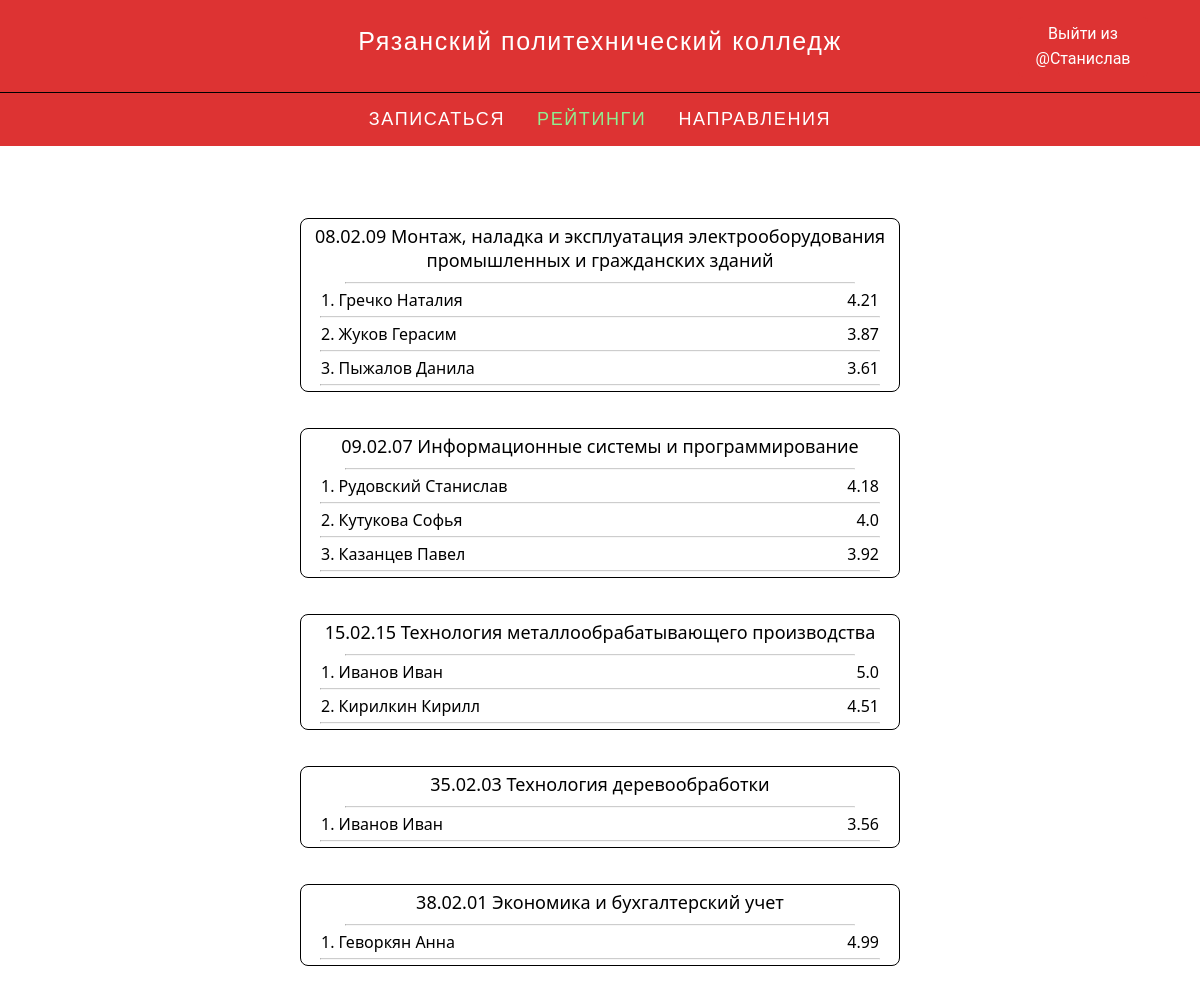
Screenshot of /ratings (signed in) with the database file from the repository.
### tables this page shows
CREATE TABLE abiturients ( 
	id                   integer NOT NULL  PRIMARY KEY autoincrement ,
	userID               integer     ,
	fname                varchar(100) NOT NULL    ,
	sname                varchar(100) NOT NULL    ,
	tname                varchar(100)     ,
	birthday             date NOT NULL    ,
	birthplace           text     ,
	country              text     ,
	FOREIGN KEY ( userID ) REFERENCES users( id ) ON DELETE CASCADE ON UPDATE CASCADE
 );

CREATE TABLE claims ( 
	id                   integer NOT NULL  PRIMARY KEY autoincrement ,
	abitID               integer NOT NULL    ,
	spec_id              text NOT NULL    ,
	schoolName           text NOT NULL    ,
	endDate              date NOT NULL    ,
	attestate            text NOT NULL    ,
	passPlace            text NOT NULL    ,
	livePlace            text     ,
	phone                text NOT NULL    ,
	army                 text  DEFAULT 'none'   ,
	lang                 text NOT NULL    ,
	healthGroup          text NOT NULL    ,
	needHostel           boolean NOT NULL    ,
	motherName           text     ,
	motherPhone          text     ,
	fatherName           text     ,
	fatherPhone          text     ,
	consents             boolean NOT NULL DEFAULT True   ,
	marksAverage 		 float not null default 2.0     ,
	FOREIGN KEY ( spec_id ) REFERENCES profs( spec_id ) ON DELETE CASCADE ON UPDATE CASCADE,
	FOREIGN KEY ( abitID ) REFERENCES abiturients( id ) ON DELETE CASCADE ON UPDATE CASCADE
 );

### app.py (the view)
@app.route('/ratings')
def ratings():
    rating = ENABLE_RATINGS
    if rating:
        temp = req("select profs.spec_id, profs.name, abiturients.fname, abiturients.sname, claims.marksAverage, claims.abitID from profs join claims on claims.spec_id=profs.rowid join abiturients on claims.abitID=abiturients.id order by profs.spec_id, claims.marksAverage desc ", False)
        specs = {}
        for i in temp:
            name = i[0]+' '+i[1]
            abname = i[3]+' '+i[2]
            if name in specs.keys():
                specs[name].append({'name': abname, 'avg': i[4], 'id': i[5]})
            else:
                specs[name] = [{'name': abname, 'avg': i[4], 'id':i[5]}]
        return render_template('ratings.html', ratings=rating, species=specs)
    else:
        return render_template('ratings.html', ratings=rating)

### app.py (called while the page is built)
def _c(f) -> list:
    r = []
    for i in f:
        r.append(i)
    return r

def req(sql: str, needCommit: bool = True) -> list:
    db = sqlite3.connect(DATABASE_WAY)
    c = db.cursor()
    if ';' in sql:
        temp = c.executescript(sql)
    else:
        temp = c.execute(sql)
    if needCommit:
        db.commit()
    return _c(temp)

### templates/ratings.html (shortened to what this page needs)
{% extends 'layout.html' %}
{% block body %}
{% if ratings %}
    <div class="mainholder">
    {% for spec in species.keys() %}
        <div class="grid">
            <span class="specname">{{ spec }}</span>
            <hr class="specname">
            {% for abit in species[spec] %}
                <div class="cell">
                    <div class="inner_cell">
                        <span>{{ loop.index }}.&nbsp;</span>
                        <span>{{ abit['name'] }}</span>
                        <span style="margin-left: auto;">{{ abit['avg'] }}</span>
                    </div>
                    <hr class="specname" style="color: lightgray; width: 100%;">
                </div>
            {% endfor %}
        </div>
    {% endfor %}
    </div>
{% endif %}
{% endblock body %}

### templates/layout.html (shortened to what this page needs)
<!DOCTYPE html>
<html lang="ru">
<head>
</head>
<body>
    {% block topper %}
    <header class="topper">
        <div class="topper_head">
            <div class="title_menu">
                <a href="/" class="title">
                    Рязанский политехнический колледж
                </a>
            </div>
            {% block topper_auth %}
            <div class="authorization_menu">
                {% if session.get('userName') %}
                <button class="menu_button_login" onclick="window.location.href='/logout'">
                    <span>Выйти из @{{ session.get('userName') }}</span>
                </button>
                {% endif %}
            </div>
            {% endblock topper_auth %}
        </div>
        <nav class="topper_bottom" role="navigation">
            <div class="menu_bottom">
                <ul class="bottom_menu">
                    <li>
                        <a href="/claim" class="topper_menu" id='claim'>
                            <span>Записаться</span>
                        </a>
                    </li>
                    <li>
                        <a href="/ratings" class="topper_menu" id='ratings'>
                            <span>Рейтинги</span>
                        </a>
                    </li>
                    <li>
                        <a href="/professions" class="topper_menu" id='professions'>
                            <span>Направления</span>
                        </a>
                    </li>
                </ul>
            </div>
        </nav>
    </header>
    {% endblock topper %}
    {% block body %}{% endblock body %}
</body>
</html>

### templates/layout.html (style rules this page uses)
body { margin: 0px; font-family: 'Segoe UI', Tahoma, Geneva, Verdana, sans-serif; display: flex; flex-direction: column; align-content: center; justify-content: center; overflow-y: scroll; transition: .5s; }
button { padding: 5px; background-color: white; border: 1px solid black; border-radius: 5px; margin: 20px; font-size: large; transition: 0.3s; }
.topper { position: sticky; top: -1px; padding-top: 1px; background-color: #dd3333; }
div.topper_head { font: 400 16px/1.56 Roboto, Open Sans, Arial, Helvetica, sans-serif; padding: 24px 32px; height: calc(1em * 1.71 + 64px); display: flex; flex-wrap: wrap; position: relative; align-items: center; box-sizing: border-box; justify-content: space-between; }
ul.bottom_menu { white-space: nowrap; display: -webkit-flex; display: flex; list-style-type: none; margin: 0; width: -webkit-fit-content; width: -moz-fit-content; width: fit-content; padding: 0 var(--body-padding); list-style: none; }
div.topper_head>nav, div.topper_head>div.authorization_menu { width: 170px; }
nav.topper_bottom { line-height: 28.26px; letter-spacing: 1.6px; font-size: 18px; contain: layout paint; box-sizing: border-box; font: 18px Montserrat, Verdana, sans-serif; letter-spacing: 1.6px; text-transform: uppercase; border-top: 1px solid black; }
div.menu_bottom { scrollbar-width: none; letter-spacing: 1.6px; position: relative; justify-content: center; display: flex; }
a.topper_menu { transition: color .3s; padding: 16px 16px; }
a { text-decoration: white; color: white; }
a.title { font: 25px/1.33 Montserrat, Verdana, sans-serif; letter-spacing: 1.6px; position: relative; height: 100%; display: table; white-space: normal; }
li { white-space: nowrap; display: flex; }
div.title_menu { display: flex; -webkit-align-items: center; align-items: center; height: 100%; }
div.authorization_menu { display: flex; -webkit-align-items: center; align-items: center; justify-content: end; height: 100%; }
button.menu_button_login, button.menu_button_reg { border: none; background-color: #dd3333; cursor: pointer; color: white; font: 400 16px/1.56 Roboto, Open Sans, Arial, Helvetica, sans-serif }

### templates/ratings.html (style rules this page uses)
div.mainholder { margin-top: 3vw; margin-bottom: 3vw; }
div.grid { display: flex; flex-direction: column; margin-left: 25%; margin-right: 25%; margin-top: 3vw; border: solid 1px black; border-radius: 8px; }
span.specname { text-align: center; font-size: large; margin: 5px; }
hr.specname { width: 85%; margin: 5px; align-self: center; transform: scaleY(0.5); }
div.cell { display: flex; flex-direction: column; padding-left: 20px; padding-right: 20px; }
div.inner_cell { display: flex; flex-direction: row; }

### rows the page displays
abiturients: get "Станислав"
claims: name "Гречко Наталия", avg "4.21"
claims: name "Жуков Герасим", avg "3.87"
claims: name "Пыжалов Данила", avg "3.61"
claims: name "Рудовский Станислав", avg "4.18"
claims: name "Кутукова Софья", avg "4.0"
claims: name "Казанцев Павел", avg "3.92"
claims: name "Иванов Иван", avg "5.0"
claims: name "Кирилкин Кирилл", avg "4.51"
claims: name "Иванов Иван", avg "3.56"
claims: name "Геворкян Анна", avg "4.99"

### other values shown
{{ spec }} "08.02.09 Монтаж, наладка и эксплуатация электрооборудования промышленных и гражданских зданий" "09.02.07 Информационные системы и программирование" "15.02.15 Технология металлообрабатывающего производства" "35.02.03 Технология деревообработки" "38.02.01 Экономика и бухгалтерский учет"
